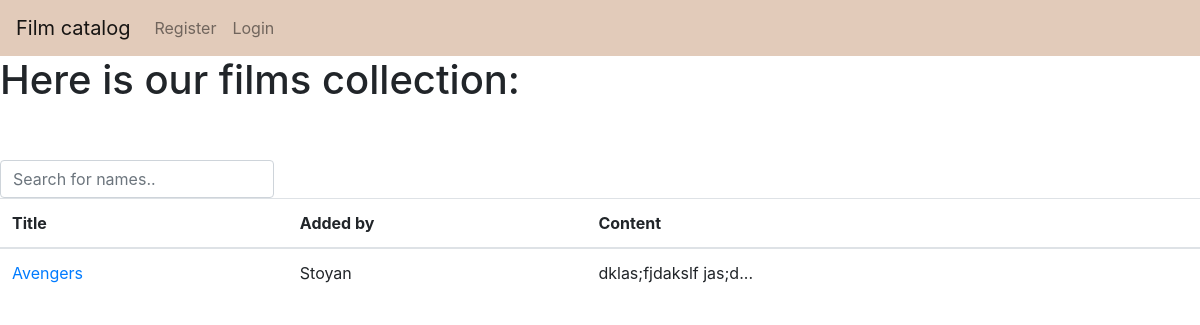
Page /home on the earlier database version.
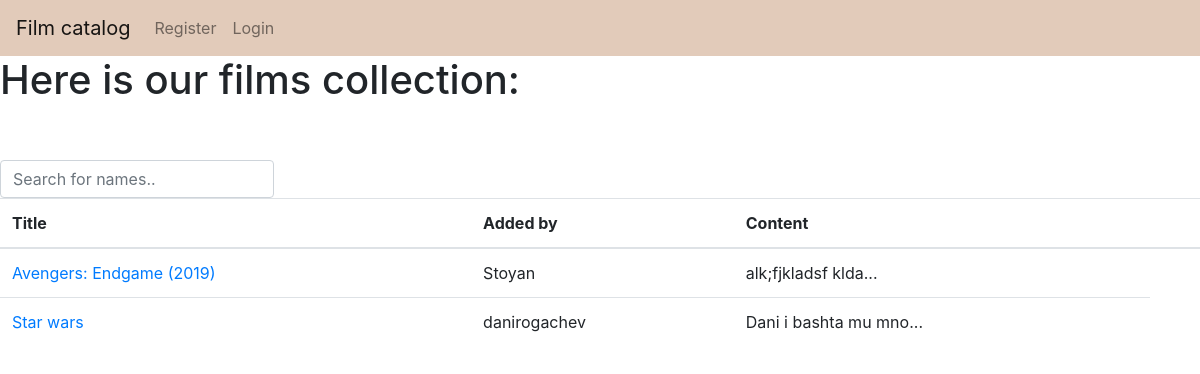
Same page on the later database version.
### tables this page shows
CREATE TABLE FILMS 
    (
        film_id INTEGER PRIMARY KEY AUTOINCREMENT, 
        name TEXT, 
        author TEXT, 
        content TEXT
    );

### app.py (the view)
@app.route("/home")
def home():
    return render_template("films.html", films=Film.all(),
                           usr=None, edit=0)

### database.py (called while the page is built)
    def __enter__(self):
        self.conn = sqlite3.connect("films.db")
        return self.conn.cursor()

    def __exit__(self, type, value, traceback):
        self.conn.commit()

### film.py (called while the page is built)
    @staticmethod
    def all():
        with DB() as db:
            rows = db.execute('SELECT * FROM FILMS').fetchall()
            return [Film(*row) for row in rows]

### templates/films.html (shortened to what this page needs)
{% extends "base.html" %}
{% block content %}
    {% if usr %}
        <h1>Hello {{ usr }}</h1>
        <br><br><br>
        <h2>If you want to add new film to our collection:   <a href="/profile/add_film">Click here</a></h2>
        <br>
        <h1>You previously added these films: </h1>
    {% else %}
        <h1>Here is our films collection: </h1>
    {% endif %}
    <br><br>
    <form class="form-inline my-2 my-lg-0">
        <input class="form-control mr-sm-2" type="search" id="myInput" onkeyup="searchFunction()"
               placeholder="Search for names.." aria-label="Search">
    </form>
    <table id="myTable" class="table">
	    <thead>
		    <tr>
			    <th>Title</th>
			    <th>Added by</th>
			    <th>Content</th>
                <th></th>
		    </tr>
	    </thead>
	    <tbody>
	    {% if films %}
            {% for film in films %}
                <tr>
                    <td>
                        <a href="/home/{{film.film_id}}/{{ edit }}">{{film.name}}</a>
                    </td>
                    <td>{{ film.author }}</td>
                    <td>{{ film.content[:20] }}...</td>
                </tr>
            {% endfor %}
        {% endif %}
	    </tbody>
    </table>
{% endblock %}

Differences in the rows shown:
removed FILMS: name "Avengers", author "Stoyan", content "dklas;fjdakslf jas;d"
added FILMS: name "Avengers: Endgame (2019)", author "Stoyan", content "alk;fjkladsf klda"
added FILMS: name "Star wars", author "danirogachev", content "Dani i bashta mu mno"
